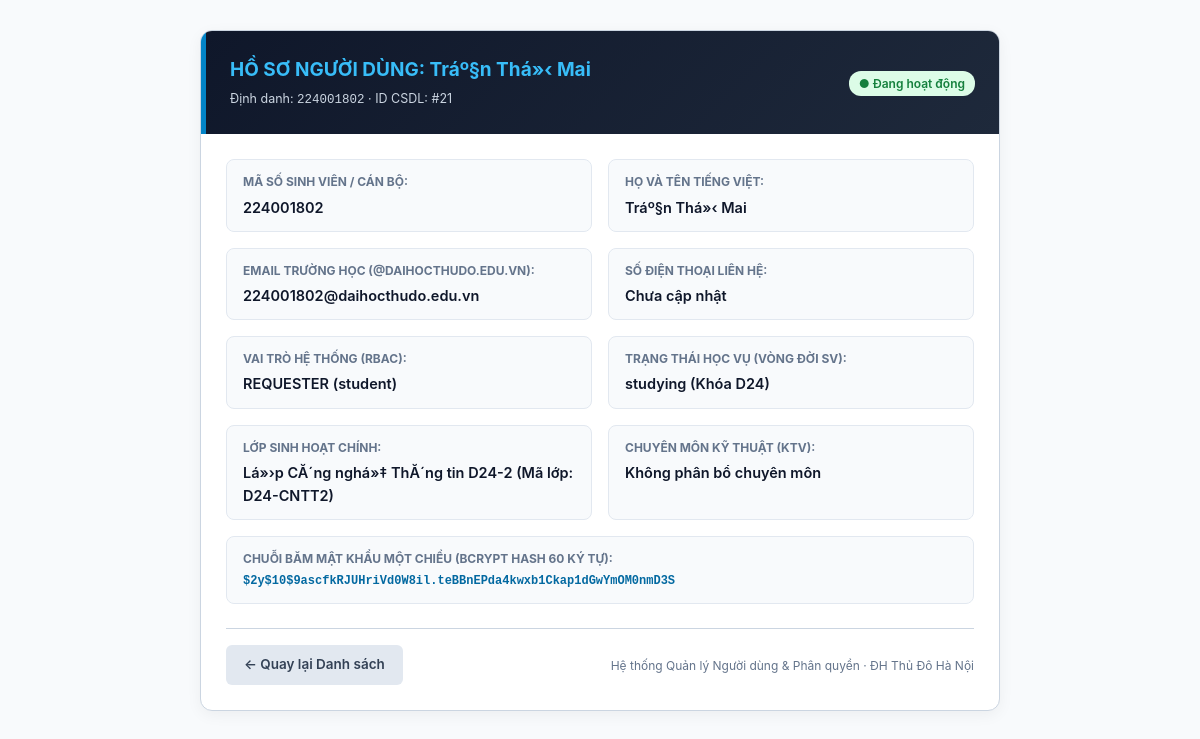
/admin/user_detail.php?id=21 (signed in), run on the app's committed database.
### tables this page shows
CREATE TABLE `users` (
  `id` int(10) unsigned NOT NULL AUTO_INCREMENT,
  `user_code` varchar(30) NOT NULL,
  `name` varchar(100) NOT NULL,
  `email` varchar(190) NOT NULL,
  `personal_email` varchar(190) DEFAULT NULL,
  `password_hash` varchar(255) NOT NULL,
  `role` enum('requester','agent','admin') NOT NULL DEFAULT 'requester',
  `user_type` enum('student','lecturer','staff') NOT NULL DEFAULT 'student',
  `department` varchar(100) DEFAULT NULL,
  `phone` varchar(20) DEFAULT NULL,
  `class_id` int(10) unsigned DEFAULT NULL,
  `cohort` varchar(20) DEFAULT 'D24',
  `academic_status` enum('studying','graduated','expelled','suspended') NOT NULL DEFAULT 'studying',
  `specialty_category_id` int(10) unsigned DEFAULT NULL,
  `max_capacity` tinyint(3) unsigned NOT NULL DEFAULT 5,
  `active_tickets_count` tinyint(3) unsigned NOT NULL DEFAULT 0,
  `is_on_duty` tinyint(1) NOT NULL DEFAULT 1,
  `failed_attempts` tinyint(3) unsigned NOT NULL DEFAULT 0,
  `locked_until` datetime DEFAULT NULL,
  `is_active` tinyint(1) NOT NULL DEFAULT 1,
  `lock_reason` enum('none','brute_force','violation','expelled','tuition_debt','graduated') NOT NULL DEFAULT 'none',
  `is_first_login` tinyint(1) NOT NULL DEFAULT 1,
  `created_at` datetime NOT NULL DEFAULT current_timestamp(),
  `updated_at` datetime NOT NULL DEFAULT current_timestamp() ON UPDATE current_timestamp(),
  `avatar_path` varchar(255) DEFAULT NULL,
  PRIMARY KEY (`id`),
  UNIQUE KEY `uq_users_user_code` (`user_code`),
  UNIQUE KEY `uq_users_email` (`email`),
  KEY `fk_users_class` (`class_id`),
  KEY `fk_users_specialty_category` (`specialty_category_id`),
  KEY `idx_agent_dispatch` (`role`,`is_active`,`is_on_duty`,`specialty_category_id`,`active_tickets_count`),
  KEY `idx_user_lookup` (`user_code`,`user_type`,`academic_status`),
  KEY `idx_cohort_filter` (`cohort`,`academic_status`),
  CONSTRAINT `fk_users_class` FOREIGN KEY (`class_id`) REFERENCES `classes` (`id`) ON DELETE SET NULL,
  CONSTRAINT `fk_users_specialty_category` FOREIGN KEY (`specialty_category_id`) REFERENCES `categories` (`id`) ON DELETE SET NULL
);

### app/Models/UserRepository.php (called while the page is built, shortened)
<?php
class UserRepository {
    public static function findById(int $id): ?array {
        $pdo = db();
        $sql = "SELECT
                    u.*,
                    COALESCE(c.class_code, 'N/A') AS class_code,
                    COALESCE(c.name, 'Không thuộc lớp sinh hoạt') AS class_name,
                    COALESCE(cat.name, 'Không phân bổ chuyên môn') AS specialty_name
                FROM users u
                LEFT JOIN classes c ON c.id = u.class_id
                LEFT JOIN categories cat ON cat.id = u.specialty_category_id
                WHERE u.id = :id
                LIMIT 1";
        $stmt = $pdo->prepare($sql);
        $stmt->execute([':id' => $id]);
        $user = $stmt->fetch();
        return $user ?: null;
    }
}

### admin/user_detail.php (the view, shortened to what this page needs)
<?php
require_once __DIR__ . '/../app/Models/UserRepository.php';
$id = (int)($_GET['id'] ?? 0);
$user = UserRepository::findById($id);
?>
<!DOCTYPE html>
<html lang="vi">
<head>
</head>
<body>
<div class="container">
    <div class="card">
        <div class="card-header">
            <div>
                <h2>HỒ SƠ NGƯỜI DÙNG: <?= htmlspecialchars($user['name']) ?></h2>
                <p style="font-size: 12.5px; color: #cbd5e1; margin-top: 4px;">Định danh: <code><?= htmlspecialchars($user['user_code']) ?></code> · ID CSDL: #<?= $user['id'] ?></p>
            </div>
            <div>
                <?php if ($user['is_active'] == 1): ?>
                    <span class="badge badge-active">● Đang hoạt động</span>
                <?php else: ?>
                    <span class="badge badge-locked">🔒 Bị khóa (<?= htmlspecialchars($user['lock_reason']) ?>)</span>
                <?php endif; ?>
            </div>
        </div>
        <div class="card-body">
            <div class="info-grid">
                <div class="info-item">
                    <div class="info-label">Mã số sinh viên / Cán bộ:</div>
                    <div class="info-value"><?= htmlspecialchars($user['user_code']) ?></div>
                </div>
                <div class="info-item">
                    <div class="info-label">Họ và tên tiếng Việt:</div>
                    <div class="info-value"><?= htmlspecialchars($user['name']) ?></div>
                </div>
                <div class="info-item">
                    <div class="info-label">Email trường học (@daihocthudo.edu.vn):</div>
                    <div class="info-value"><?= htmlspecialchars($user['email']) ?></div>
                </div>
                <div class="info-item">
                    <div class="info-label">Số điện thoại liên hệ:</div>
                    <div class="info-value"><?= htmlspecialchars($user['phone'] ?: 'Chưa cập nhật') ?></div>
                </div>
                <div class="info-item">
                    <div class="info-label">Vai trò hệ thống (RBAC):</div>
                    <div class="info-value"><?= strtoupper($user['role']) ?> (<?= htmlspecialchars($user['user_type']) ?>)</div>
                </div>
                <div class="info-item">
                    <div class="info-label">Trạng thái học vụ (Vòng đời SV):</div>
                    <div class="info-value"><?= htmlspecialchars($user['academic_status']) ?> (Khóa <?= htmlspecialchars($user['cohort'] ?: 'N/A') ?>)</div>
                </div>
                <div class="info-item">
                    <div class="info-label">Lớp sinh hoạt chính:</div>
                    <div class="info-value"><?= htmlspecialchars($user['class_name']) ?> (Mã lớp: <?= htmlspecialchars($user['class_code']) ?>)</div>
                </div>
                <div class="info-item">
                    <div class="info-label">Chuyên môn kỹ thuật (KTV):</div>
                    <div class="info-value"><?= htmlspecialchars($user['specialty_name']) ?></div>
                </div>
                <div class="info-item" style="grid-column: span 2;">
                    <div class="info-label">Chuỗi băm mật khẩu một chiều (Bcrypt Hash 60 ký tự):</div>
                    <div class="info-value" style="font-family: monospace; font-size: 12px; color: #0369a1;">
                        <?= htmlspecialchars($user['password_hash']) ?>
                    </div>
                </div>
            </div>
            <div style="display: flex; justify-content: space-between; align-items: center; border-top: 1px solid var(--border-color); padding-top: 16px;">
                <a href="users.php" class="btn btn-secondary">← Quay lại Danh sách</a>
                <span style="font-size: 12px; color: var(--text-muted);">Hệ thống Quản lý Người dùng & Phân quyền · ĐH Thủ Đô Hà Nội</span>
            </div>
        </div>
    </div>
</div>
</body>
</html>

### admin/user_detail.php (style rules this page uses)
:root { --primary: #0284c7; --primary-dark: #0369a1; --navy-dark: #0f172a; --bg-body: #f8fafc; --bg-card: #ffffff; --border-color: #cbd5e1; --text-main: #1e293b; --text-muted: #64748b; }
* { box-sizing: border-box; margin: 0; padding: 0; }
body { font-family: -apple-system, BlinkMacSystemFont, "Segoe UI", Roboto, sans-serif; background-color: var(--bg-body); color: var(--text-main); line-height: 1.6; padding: 30px 20px; }
.container { max-width: 800px; margin: 0 auto; }
.card { background: var(--bg-card); border-radius: 12px; border: 1px solid var(--border-color); box-shadow: 0 4px 15px rgba(0,0,0,0.05); overflow: hidden; }
.card-header { background: linear-gradient(135deg, var(--navy-dark) 0%, #1e293b 100%); color: #fff; padding: 24px; border-left: 5px solid var(--primary); display: flex; justify-content: space-between; align-items: center; }
.card-header h2 { font-size: 19px; color: #38bdf8; }
.card-body { padding: 25px; }
.info-grid { display: grid; grid-template-columns: 1fr 1fr; gap: 16px; margin-bottom: 24px; }
.info-item { background: #f8fafc; padding: 12px 16px; border-radius: 8px; border: 1px solid #e2e8f0; }
.info-label { font-size: 12px; color: var(--text-muted); text-transform: uppercase; font-weight: 700; margin-bottom: 4px; }
.info-value { font-size: 14.5px; font-weight: 600; color: #0f172a; word-break: break-all; }
.btn { display: inline-flex; align-items: center; gap: 6px; padding: 9px 18px; border-radius: 6px; font-size: 13.5px; font-weight: 600; text-decoration: none; cursor: pointer; border: none; }
.btn-secondary { background: #e2e8f0; color: #334155; }
.badge { display: inline-block; padding: 3px 10px; border-radius: 12px; font-size: 12px; font-weight: 600; }
.badge-active { background: #dcfce7; color: #15803d; }

### data on the page
users: name "Tráº§n Thá»‹ Mai", user_code "224001802", id "21", email "224001802@daihocthudo.edu.vn", phone "Chưa cập nhật", role "REQUESTER", user_type "student", academic_status "studying", cohort "D24", password_hash "$2y$10$9ascfkRJUHriVd0W8il.teBBnEPda4kwxb1Ckap1dGwYmOM0nmD3S"

### other printed values
$user['class_name'] "Lá»›p CĂ´ng nghá»‡ ThĂ´ng tin D24-2"
$user['class_code'] "D24-CNTT2"
$user['specialty_name'] "Không phân bổ chuyên môn"
